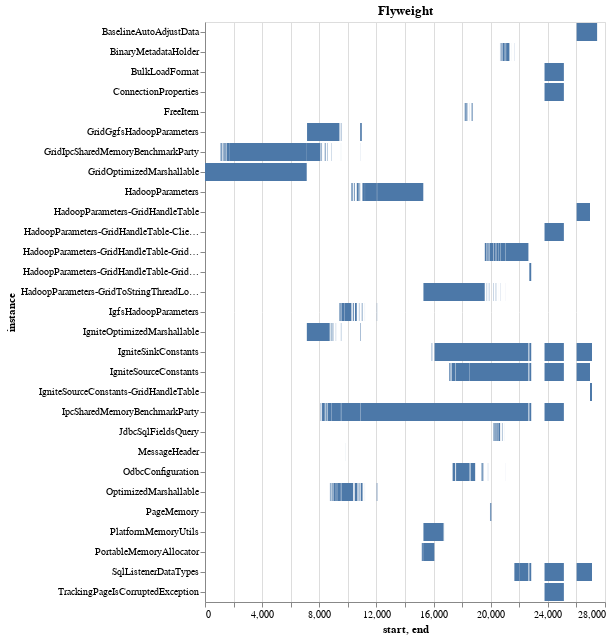
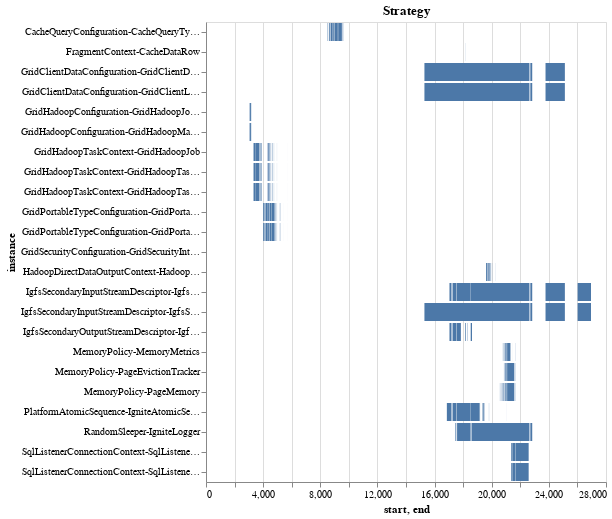
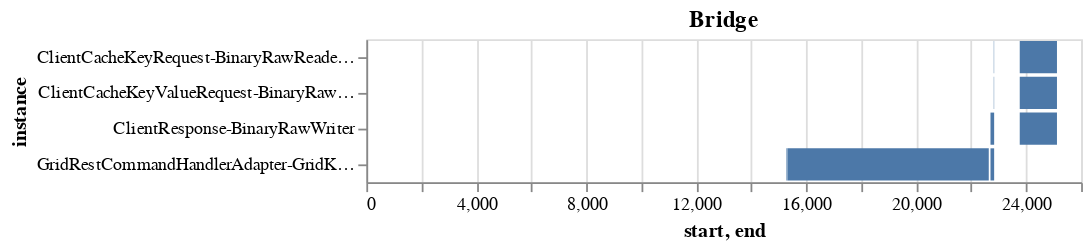

Notebook source saved alongside these figures, in order:
### Code cell
from lifecycle_parser import LifecycleParser

parser = LifecycleParser(server_docs)
for title in ['Flyweight', 'Strategy', 'Bridge']: 
    display(parser.pattern_timeline(title))

### Figure 1 — Vega-Lite specification as saved in the notebook (floating-point values rounded to 4 significant figures; data arrays with more than 128 entries replaced by an {"elided": "..."} marker saying what was removed)
{"config": {"view": {"continuousWidth": 400, "continuousHeight": 300}}, "data": {"name": "data-49fd9e8db1ee012489067d6e321b74ff"}, "mark": "bar", "encoding": {"x": {"type": "quantitative", "field": "start"}, "x2": {"field": "end"}, "y": {"type": "nominal", "field": "instance"}}, "title": "Flyweight", "$schema": "https://vega.github.io/schema/vega-lite/v4.8.1.json", "datasets": {"data-49fd9e8db1ee012489067d6e321b74ff": {"elided": "294 records"}}}

### Figure 2 — Vega-Lite specification as saved in the notebook (floating-point values rounded to 4 significant figures; data arrays with more than 128 entries replaced by an {"elided": "..."} marker saying what was removed)
{"config": {"view": {"continuousWidth": 400, "continuousHeight": 300}}, "data": {"name": "data-52829723fc68b128191780ea6eb714d6"}, "mark": "bar", "encoding": {"x": {"type": "quantitative", "field": "start"}, "x2": {"field": "end"}, "y": {"type": "nominal", "field": "instance"}}, "title": "Strategy", "$schema": "https://vega.github.io/schema/vega-lite/v4.8.1.json", "datasets": {"data-52829723fc68b128191780ea6eb714d6": {"elided": "310 records"}}}

### Figure 3 — Vega-Lite specification as saved in the notebook (floating-point values rounded to 4 significant figures)
{"config": {"view": {"continuousWidth": 400, "continuousHeight": 300}}, "data": {"name": "data-c3b5e6344267b99a5a703a2411de4f8d"}, "mark": "bar", "encoding": {"x": {"type": "quantitative", "field": "start"}, "x2": {"field": "end"}, "y": {"type": "nominal", "field": "instance"}}, "title": "Bridge", "$schema": "https://vega.github.io/schema/vega-lite/v4.8.1.json", "datasets": {"data-c3b5e6344267b99a5a703a2411de4f8d": [{"instance": "ClientCacheKeyValueRequest-BinaryRawReaderEx", "start": 22822, "end": 22836}, {"instance": "ClientCacheKeyValueRequest-BinaryRawReaderEx", "start": 23767, "end": 25121}, {"instance": "ClientCacheKeyRequest-BinaryRawReaderEx", "start": 22822, "end": 22836}, {"instance": "ClientCacheKeyRequest-BinaryRawReaderEx", "start": 23767, "end": 25121}, {"instance": "GridRestCommandHandlerAdapter-GridKernalContext", "start": 15278, "end": 15281}, {"instance": "GridRestCommandHandlerAdapter-GridKernalContext", "start": 15283, "end": 15319}, {"instance": "GridRestCommandHandlerAdapter-GridKernalContext", "start": 15325, "end": 22640}, {"instance": "GridRestCommandHandlerAdapter-GridKernalContext", "start": 22642, "end": 22642}, {"instance": "GridRestCommandHandlerAdapter-GridKernalContext", "start": 22703, "end": 22836}, {"instance": "ClientResponse-BinaryRawWriter", "start": 22640, "end": 22640}, {"instance": "ClientResponse-BinaryRawWriter", "start": 22642, "end": 22642}, {"instance": "ClientResponse-BinaryRawWriter", "start": 22703, "end": 22836}, {"instance": "ClientResponse-BinaryRawWriter", "start": 23767, "end": 25121}]}}
